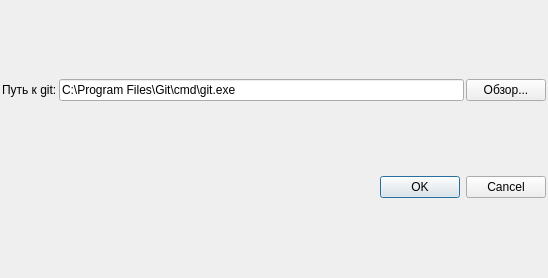
<?xml version="1.0" encoding="UTF-8"?>
<ui version="4.0">
 <class>SettingsDialog</class>
 <widget class="QDialog" name="SettingsDialog">
  <property name="geometry">
   <rect>
    <x>0</x>
    <y>0</y>
    <width>548</width>
    <height>278</height>
   </rect>
  </property>
  <property name="windowTitle">
   <string>Dialog</string>
  </property>
  <layout class="QVBoxLayout" name="verticalLayout" stretch="1,0">
   <property name="spacing">
    <number>2</number>
   </property>
   <property name="leftMargin">
    <number>2</number>
   </property>
   <property name="topMargin">
    <number>6</number>
   </property>
   <property name="rightMargin">
    <number>2</number>
   </property>
   <property name="bottomMargin">
    <number>6</number>
   </property>
   <item>
    <layout class="QGridLayout" name="gridLayout">
     <item row="0" column="0">
      <widget class="QLabel" name="label">
       <property name="text">
        <string>Путь к git:</string>
       </property>
      </widget>
     </item>
     <item row="0" column="1">
      <layout class="QHBoxLayout" name="horizontalLayout">
       <item>
        <widget class="QLineEdit" name="lineEdit">
         <property name="text">
          <string>C:\Program Files\Git\cmd\git.exe</string>
         </property>
        </widget>
       </item>
       <item>
        <widget class="QPushButton" name="pushButton">
         <property name="text">
          <string>Обзор...</string>
         </property>
        </widget>
       </item>
      </layout>
     </item>
    </layout>
   </item>
   <item>
    <widget class="QDialogButtonBox" name="buttonBox">
     <property name="orientation">
      <enum>Qt::Horizontal</enum>
     </property>
     <property name="standardButtons">
      <set>QDialogButtonBox::Cancel|QDialogButtonBox::Ok</set>
     </property>
    </widget>
   </item>
  </layout>
 </widget>
 <resources/>
 <connections>
  <connection>
   <sender>buttonBox</sender>
   <signal>accepted()</signal>
   <receiver>SettingsDialog</receiver>
   <slot>accept()</slot>
   <hints>
    <hint type="sourcelabel">
     <x>248</x>
     <y>254</y>
    </hint>
    <hint type="destinationlabel">
     <x>157</x>
     <y>274</y>
    </hint>
   </hints>
  </connection>
  <connection>
   <sender>buttonBox</sender>
   <signal>rejected()</signal>
   <receiver>SettingsDialog</receiver>
   <slot>reject()</slot>
   <hints>
    <hint type="sourcelabel">
     <x>316</x>
     <y>260</y>
    </hint>
    <hint type="destinationlabel">
     <x>286</x>
     <y>274</y>
    </hint>
   </hints>
  </connection>
 </connections>
</ui>
